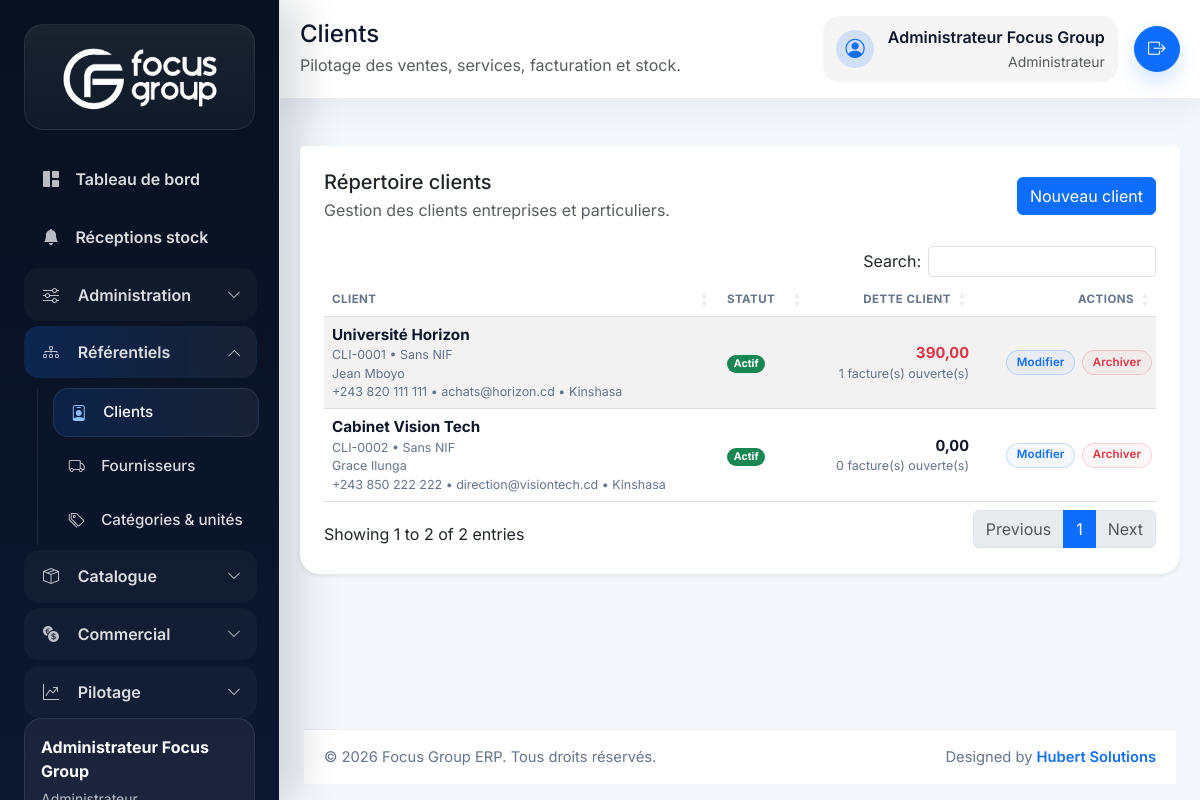
The page /index.php/clients (signed in) on the database its author committed.
### tables this page shows
CREATE TABLE clients (
    id BIGINT UNSIGNED AUTO_INCREMENT PRIMARY KEY,
    client_code VARCHAR(30) NOT NULL UNIQUE,
    company_name VARCHAR(150) NOT NULL,
    contact_name VARCHAR(150) NULL,
    phone VARCHAR(30) NULL,
    email VARCHAR(150) NULL,
    address TEXT NULL,
    city VARCHAR(100) NULL,
    tax_number VARCHAR(100) NULL,
    notes TEXT NULL,
    is_active TINYINT(1) NOT NULL DEFAULT 1,
    deleted_at DATETIME NULL,
    created_at DATETIME NOT NULL DEFAULT CURRENT_TIMESTAMP,
    updated_at DATETIME NOT NULL DEFAULT CURRENT_TIMESTAMP ON UPDATE CURRENT_TIMESTAMP
);

### app/Core/Controller.php (called while the page is built, shortened)
<?php
class Controller
{
    public function render(string $view, array $data = [], string $layout = 'app'): void
    {
        extract($data, EXTR_SKIP);
        $viewFile = view_path($view);
        require $viewFile;
    }
}

### app/Controllers/ClientController.php (called while the page is built, shortened)
<?php
final class ClientController extends Controller
{
    public function index(): void
    {
        $onlyDebtors = (string) ($_GET['debtors'] ?? '') === '1';
        $this->render('clients.index', [
            'pageTitle' => $onlyDebtors ? 'Clients endettes' : 'Clients',
            'clients' => (new Client())->all($onlyDebtors),
            'onlyDebtors' => $onlyDebtors,
        ]);
    }
}

### app/Core/Router.php (called while the page is built, shortened)
<?php
final class Router
{
    private array $routes = [];
    private function addRoute(string $method, string $uri, array $action, array $middleware = []): void
    {
        $this->routes[$method][$this->normalizePath($uri)] = [
            'action' => $action,
            'middleware' => $middleware,
        ];
    }
    public function dispatch(string $method, string $uri): void
    {
        $path = $this->normalizeRequestUri($uri);
        $route = $this->routes[$method][$path] ?? null;
        try {
            [$controllerClass, $controllerMethod] = $route['action'];
            $controller = new $controllerClass();
            $controller->{$controllerMethod}();
        } catch (Throwable $throwable) {
            http_response_code(500);
            $this->renderError(500, 'Erreur interne', $throwable->getMessage());
        }
    }
    private function normalizeRequestUri(string $uri): string
    {
        $path = parse_url($uri, PHP_URL_PATH) ?: '/';
        if ($path === '/index.php') {
            $path = '/';
        } elseif (str_starts_with($path, '/index.php/')) {
            $path = substr($path, strlen('/index.php')) ?: '/';
        }
        return $this->normalizePath($path);
    }
    private function normalizePath(string $path): string
    {
        $path = '/' . trim($path, '/');
        return $path === '//' ? '/' : (rtrim($path, '/') ?: '/');
    }
}

### index.php (called while the page is built, shortened)
<?php
$appConfig = require __DIR__ . '/config/app.php';
if (($appConfig['base_url'] ?? '') === '') {
    $scriptName = str_replace('\\', '/', (string) ($_SERVER['SCRIPT_NAME'] ?? ''));
    $basePath = str_replace('\\', '/', dirname($scriptName));
    $appConfig['base_url'] = $basePath === '/' || $basePath === '.' ? '' : rtrim($basePath, '/');
}
$GLOBALS['config'] = [
    'app' => $appConfig,
    'database' => file_exists(__DIR__ . '/config/database.local.php')
        ? require __DIR__ . '/config/database.local.php'
        : require __DIR__ . '/config/database.php',
];
require __DIR__ . '/app/Helpers/functions.php';
spl_autoload_register(static function (string $class): void {
    $prefix = 'App\\';
    $baseDir = __DIR__ . '/app/';
    $relativeClass = substr($class, strlen($prefix));
    $file = $baseDir . str_replace('\\', '/', $relativeClass) . '.php';
});
$router = new Router();
$router->dispatch($_SERVER['REQUEST_METHOD'] ?? 'GET', $_SERVER['REQUEST_URI'] ?? '/');

### app/Helpers/functions.php (called while the page is built, shortened)
<?php
if (!function_exists('config')) {
    function config(?string $key = null, mixed $default = null): mixed
    {
        $config = $GLOBALS['config'] ?? [];
        $segments = explode('.', $key);
        $value = $config;
        foreach ($segments as $segment) {
            $value = $value[$segment];
        }
        return $value;
    }
}
if (!function_exists('url')) {
    function url(string $path = ''): string
    {
        $baseUrl = rtrim((string) config('app.base_url', ''), '/');
        $path = '/' . ltrim($path, '/');
        $routePrefix = rtrim((string) config('app.route_prefix', ''), '/');
        if (str_starts_with($path, '/public/')) {
            return ($baseUrl === '' ? '' : $baseUrl) . $path;
        }
        $prefix = $routePrefix === '' ? '' : $routePrefix;
        return ($baseUrl === '' ? '' : $baseUrl) . $prefix . $path;
    }
}
if (!function_exists('e')) {
    function e(?string $value): string
    {
        return htmlspecialchars((string) $value, ENT_QUOTES, 'UTF-8');
    }
}
if (!function_exists('user_has_role')) {
    function user_has_role(array|string $roles): bool
    {
        return Auth::hasRole($roles);
    }
}
if (!function_exists('user_is_admin')) {
    function user_is_admin(): bool
    {
        return user_has_role('administrateur');
    }
}

### app/Core/Model.php (called while the page is built, shortened)
<?php
abstract class Model
{
    public function __construct()
    {
        $this->db = Database::connection();
    }
}

### app/Core/Database.php (called while the page is built, shortened)
<?php
final class Database
{
    private static ?PDO $connection = null;
    public static function connection(): PDO
    {
        if (self::$connection instanceof PDO) {
            return self::$connection;
        }
        $config = config('database');
        $dsn = sprintf(
            'mysql:host=%s;port=%s;dbname=%s;charset=%s',
            $config['host'],
            $config['port'],
            $config['dbname'],
            $config['charset']
        );
        try {
            self::$connection = new PDO($dsn, $config['username'], $config['password'], $config['options']);
        } catch (PDOException $exception) {
            throw new RuntimeException('Connexion MySQL impossible : ' . $exception->getMessage());
        }
        return self::$connection;
    }
}

### app/Models/Client.php (called while the page is built, shortened)
<?php
final class Client extends Model
{
    public function all(bool $onlyDebtors = false): array
    {
        $sql = "SELECT c.*,
                       COALESCE(SUM(CASE
                           WHEN i.deleted_at IS NULL
                            AND i.status IN ('validated', 'partial_paid')
                            AND i.balance_due > 0
                           THEN i.balance_due
                           ELSE 0
                       END), 0) AS outstanding_balance,
                       COALESCE(SUM(CASE
                           WHEN i.deleted_at IS NULL
                            AND i.status IN ('validated', 'partial_paid')
                            AND i.balance_due > 0
                           THEN 1
                           ELSE 0
                       END), 0) AS outstanding_invoice_count
                FROM clients c
                LEFT JOIN invoices i ON i.client_id = c.id
                WHERE c.deleted_at IS NULL
                GROUP BY c.id
                " . ($onlyDebtors ? 'HAVING outstanding_balance > 0 ' : '') . '
                ORDER BY outstanding_balance DESC, c.id DESC';
        $statement = $this->db->query($sql);
        return $statement->fetchAll();
    }
}

### app/Core/Session.php (called while the page is built, shortened)
<?php
final class Session
{
    public static function get(string $key, mixed $default = null): mixed
    {
        $segments = explode('.', $key);
        $value = $_SESSION;
        foreach ($segments as $segment) {
            $value = $value[$segment];
        }
        return $value;
    }
}

### app/Core/Auth.php (called while the page is built, shortened)
<?php
final class Auth
{
    public static function user(): ?array
    {
        $user = Session::get('auth.user');
        return is_array($user) ? $user : null;
    }
    public static function hasRole(array|string $roles): bool
    {
        $roles = (array) $roles;
        $currentRole = self::user()['role_code'] ?? null;
        return $currentRole !== null && in_array($currentRole, $roles, true);
    }
}

### app/Views/clients/index.php (the view, shortened to what this page needs)
<div class="card border-0 shadow-sm">
    <div class="card-header bg-white border-0 pt-4 px-4 d-flex justify-content-between align-items-center">
        <div>
            <h3 class="h5 mb-1">Répertoire clients</h3>
            <p class="text-muted mb-0"><?= !empty($onlyDebtors) ? 'Clients avec factures impayees ou partiellement payees.' : 'Gestion des clients entreprises et particuliers.'; ?></p>
        </div>
        <div class="d-flex gap-2">
            <a href="<?= e(url('/clients/create')); ?>" class="btn btn-primary">Nouveau client</a>
        </div>
    </div>
    <div class="card-body px-4 pb-4">
        <div class="table-responsive">
            <table class="table table-striped align-middle js-datatable">
                <thead>
                    <tr>
                        <th>Client</th>
                        <th data-mobile-hidden="true">Statut</th>
                        <th class="text-end">Dette client</th>
                        <th class="text-end">Actions</th>
                    </tr>
                </thead>
                <tbody>
                    <?php if ($clients === []): ?>
                        <tr>
                            <td colspan="4" class="p-0">
                                <div class="empty-state">
                                    <i class="bi bi-person-vcard"></i>
                                    <div class="fw-semibold mb-1">Aucun client a afficher</div>
                                    <p class="mb-0"><?= !empty($onlyDebtors) ? 'Aucun client n a actuellement de dette ouverte.' : 'Commencez par creer un premier client.'; ?></p>
                                </div>
                            </td>
                        </tr>
                    <?php else: ?>
                    <?php foreach ($clients as $client): ?>
                        <tr>
                            <td>
                                <div class="table-cell-stack">
                                    <div class="table-cell-main"><?= e($client['company_name']); ?></div>
                                    <div class="table-cell-meta"><?= e($client['client_code']); ?><?= $client['tax_number'] ? ' • ' . e($client['tax_number']) : ' • Sans NIF'; ?></div>
                                    <?php if (!empty($client['contact_name'])): ?>
                                        <div class="table-cell-meta"><?= e($client['contact_name']); ?></div>
                                    <?php endif; ?>
                                    <?php if (!empty($client['phone']) || !empty($client['email']) || !empty($client['city'])): ?>
                                        <div class="table-cell-meta">
                                            <?= e($client['phone'] ?: '—'); ?><?= $client['email'] ? ' • ' . e($client['email']) : ''; ?><?= $client['city'] ? ' • ' . e($client['city']) : ''; ?>
                                        </div>
                                    <?php endif; ?>
                                </div>
                            </td>
                            <td>
                                <span class="badge rounded-pill <?= (int) $client['is_active'] === 1 ? 'text-bg-success' : 'text-bg-secondary'; ?>">
                                    <?= (int) $client['is_active'] === 1 ? 'Actif' : 'Inactif'; ?>
                                </span>
                            </td>
                            <td class="text-end">
                                <div class="table-cell-stack align-items-end">
                                    <div class="table-cell-main text-amount <?= (float) ($client['outstanding_balance'] ?? 0) > 0 ? 'text-danger' : ''; ?>">
                                        <?= e(number_format((float) ($client['outstanding_balance'] ?? 0), 2, ',', ' ')); ?>
                                    </div>
                                    <div class="table-cell-meta">
                                        <?= e((string) ((int) ($client['outstanding_invoice_count'] ?? 0))); ?> facture(s) ouverte(s)
                                    </div>
                                </div>
                            </td>
                            <td class="text-end">
                                <div class="table-actions">
                                    <a href="<?= e(url('/clients/edit?id=' . $client['id'])); ?>" class="btn btn-sm btn-outline-primary table-action-btn">Modifier</a>
                                    <?php if (user_is_admin()): ?>
                                        <form method="post" action="<?= e(url('/clients/delete')); ?>" onsubmit="return confirm('Archiver ce client ?');">
                                            <button type="submit" class="btn btn-sm btn-outline-danger table-action-btn">Archiver</button>
                                        </form>
                                    <?php endif; ?>
                                </div>
                            </td>
                        </tr>
                    <?php endforeach; ?>
                    <?php endif; ?>
                </tbody>
            </table>
        </div>
    </div>
</div>

### public/assets/css/app.css (style rules this page uses)
:root { --fg-primary: #156ff3; --fg-primary-dark: #0c56c9; --fg-primary-soft: rgba(21, 111, 243, 0.16); --fg-dark: #0f172a; --fg-muted: #64748b; --fg-soft: #f8fafc; --fg-sidebar: #08111f; --fg-sidebar-soft: #0f1d36; }
body { font-family: 'Inter', sans-serif; background: #f4f7fb; color: var(--fg-dark); }
.card { border-radius: 1.25rem; }
.table thead th { color: var(--fg-muted); font-size: 0.72rem; text-transform: uppercase; letter-spacing: 0.04em; }
.table tbody td { vertical-align: middle; font-size: 0.88rem; line-height: 1.35; }
.table-cell-stack { display: flex; flex-direction: column; gap: 0.15rem; }
.table-cell-main { font-size: 0.95rem; font-weight: 700; color: var(--fg-dark); line-height: 1.3; }
.table-cell-meta { font-size: 0.78rem; color: var(--fg-muted); line-height: 1.3; }
.text-amount { font-variant-numeric: tabular-nums; }
.table-actions { display: inline-flex; align-items: center; justify-content: flex-end; flex-wrap: wrap; gap: 0.4rem; }
.table-action-btn { padding: 0.28rem 0.62rem; border-radius: 999px; font-size: 0.72rem; font-weight: 600; line-height: 1.2; letter-spacing: 0.01em; box-shadow: none !important; }
.table-action-btn.btn-outline-primary { color: #0d6efd; border-color: rgba(13, 110, 253, 0.22); background: rgba(13, 110, 253, 0.04); }
.table-action-btn.btn-outline-danger { color: #dc3545; border-color: rgba(220, 53, 69, 0.2); background: rgba(220, 53, 69, 0.04); }

### rows shown on the page
clients: company_name "Université Horizon", client_code "CLI-0001", shows "• Sans NIF", contact_name "Jean Mboyo", phone "+243 820 111 111", email "achats@horizon.cd", city "Kinshasa", is_active "Actif", outstanding_balance "390,00", outstanding_invoice_count "1"
clients: company_name "Cabinet Vision Tech", client_code "CLI-0002", shows "• Sans NIF", contact_name "Grace Ilunga", phone "+243 850 222 222", email "direction@visiontech.cd", city "Kinshasa", is_active "Actif", outstanding_balance "0,00", outstanding_invoice_count "0"

### other values the page prints
$currentUser['full_name'] "Administrateur Focus Group"
$pageTitle "Clients"
app_scope_description() "Pilotage des ventes, services, facturation et stock."
$currentUser['role_name'] "Administrateur"
config('app.name') "Focus Group ERP"
